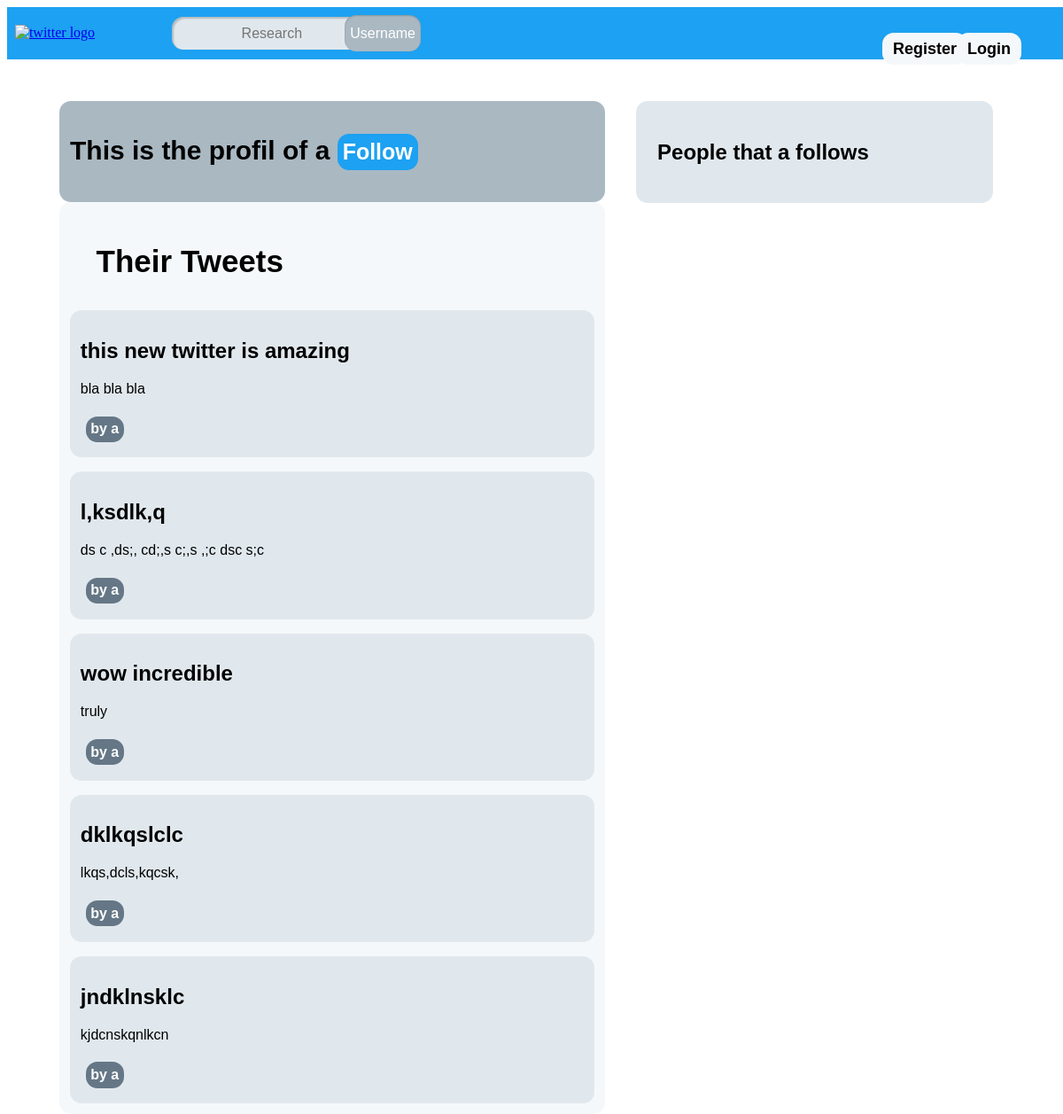
/user_profile/a, run on the app's committed database.
### twitter_app/model.py (models this page shows)
class Tweet(db.Model):
    __tablename__ = "tweet"
    id = db.Column(db.Integer, primary_key=True)
    uid = db.Column(db.Integer, db.ForeignKey("user.id"), nullable=False)
    title = db.Column(db.String(256))
    content = db.Column(db.String(2048))
    date = db.Column(db.Date)

### twitter_app/main.py (the view)
@main.route('/user_profile/<user>')
def user_profile(user):
    id_u = user_by_name[user]['id']
    if g.user:
        if g.user.id == id_u:
            return redirect(url_for('main.profile'))
    isUser = False
    isfollowing = False
    if g.user:
        isUser = True
        if follows.has_edge(g.user.id,id_u):
            isfollowing = True
    following = []
    if id_u in follows:
        f = list(map(int, follows.neighbors(id_u)))
        following = f
    tweets = Tweet.query.filter_by(uid = id_u).order_by(Tweet.id.desc()).all()
    return render_template('user_profile.html', name=user, tweets = tweets, user_by_id = user_by_id, user_by_name = user_by_name, following = following, isfollowing = isfollowing, isUser = isUser)

### twitter_app/auth.py (called while the page is built)
@auth.before_app_request
def load_logged_in_user():
    user_id = session.get('user_id')
    if user_id is None:
        g.user = None
    else:
        g.user = User.query.filter_by(id=user_id).first()

### twitter_app/templates/user_profile.html (shortened to what this page needs)
<!DOCTYPE html>
<html>
<head>
    <link rel="stylesheet" href="{{ url_for('static', filename='style.css') }}" />
</head>
<div class="head1">
  <table>
    <tr>
      <td> <a href="{{ url_for('main.index') }}"  > <img src="{{ url_for('static', filename='t.png') }}" width="20%" alt="twitter logo"> </a></td>
      <td>
        <form action="/find_someone/index" method="post">
        <input class="bouton4" name="username"  placeholder="Research" id="username" value="{{ request.form['username'] }}">
        <input class="bouton5" type="submit" placeholder="Username" value="Username">
      </td>
      {% if isUser %}
      <td> <a href="{{ url_for('main.feed') }}"  >
        <p class="bouton3"> My Feed </p></a>
      </td>
      <td> <a href="{{ url_for('main.profile') }}"  >
          <p class="bouton1"> Profile </p></a>
      </td>
      <td> <a href="{{ url_for('auth.logout') }}"  >
          <p class="bouton2"> Log-out </p></a>
      </td>
    </tr>
    {% else %}
          <td> <a href="{{ url_for('auth.register') }}"  >
              <p class="bouton1"> Register </p></a>
          </td>
          <td> <a href="{{ url_for('auth.login') }}"  >
              <p class="bouton2"> Login </p></a>
          </td>
      </tr>
    {% endif %}
  </table>
</div>
<div>
<article class="profileBox">
<h1 class="title">
        This is the profil of {{ name }}
        {%if not isfollowing%}
        <small><a class="followButton" href="{{ url_for('main.follow_someone', uid2 = user_by_name[name]['id']) }}">Follow</a></small>
        {%endif%}
</h1>
</article>
<div class="leftBox">
  <p class="indent"> Their Tweets </p>
  {% for tweet in tweets %}</p>
  <article class="box">
    <header>
      <div>
        <h1>{{ tweet['title'] }}</h1>
      </div>
    </header>
    <p class="body">{{ tweet.content }}</p>
    <div class="about">by {{ name }} </div>
  </article>
  {% endfor %}
</div>
<article class="friend">
  <div>
  <h2>People that {{name}} follows </h2>
  </div>
</article>
</body>
</html>

### twitter_app/static/style.css (style rules this page uses)
.head1 { background: #1DA1F2 ; height: 2%; width: 100%; margin: 0; padding: 0.5%; }
.bouton4 { font-family: arial; color: black; font-size: 16px; line-height: 25px; background-color:#E1E8ED ; margin: 0 auto; display: inline-block; border: none; text-decoration: none; text-align: center; border-radius: 13px 13px 13px 13px; font-weight: normal; position: relative; width: 202px; left : 25%; padding: 6px 27px 6px 12px; box-shadow: 2px 2px 2px rgba(0, 0, 0, 0.2) inset; }
.bouton5 { font-family : arial; font-size: 16px; line-height: 39px; color: white; border-radius: 13px 13px 13px 13px; background-color: #AAB8C2; margin: 0 auto; display: inline-block; border: none; text-decoration: none; text-align: center; font-weight: normal; position: relative; left : 10%; box-shadow: 0px 1px 2px rgba(0, 0, 0, 0.2) inset; }
.bouton1 { font-family: arial; font-size : 18px; margin-top: 0px; line-height: 12px; font-weight: bold; color: black; position: absolute; left : 83%; background-color: #F5F8FA; padding: 1% 1%; text-align: center; text-decoration: none; display: inline-block; border-radius: 13px 13px 13px 13px; }
.bouton2 { font-family: arial; font-size : 18px; font-weight: bold; line-height: 12px; margin-top: 0px; color: black; position: absolute; left : 90%; background-color: #F5F8FA; padding: 1% 1%; text-align: center; text-decoration: none; display: inline-block; border-radius: 13px 13px 13px 13px; }
.indent { font-size: 35px; font-weight: bold; text-indent : 5%; }
.box { font-family: arial; width: 96%; border-radius: 13px 13px 13px 13px; margin-top:auto; margin-left: auto; margin-right: auto; padding: 2% 2% 2% 2%; position:center; background-color: #E1E8ED; }
.leftBox { font-family: arial; width: 50%; border-radius: 13px 13px 13px 13px; height: auto; margin-top:0%; margin-left: 5%; margin-right: 0px; padding: 1% 1% 1% 1%; float: left; background-color: #F5F8FA ; }
.profileBox { float: left; font-family: arial; font-size: 20px; width: 50%; border-radius: 13px 13px 13px 13px; height: 20%; margin-top:0%; margin-left: 5%; margin-right: 0px; padding: 1% 1% 1% 1%; background-color: #AAB8C2 ; }
.about { font-weight: bold; font-family: arial; background-color:#657786; color: white; padding: 1% 1%; text-align: center; text-decoration: none; display: inline-block; border-radius: 13px 13px 13px 13px; margin: 1%; }
.followButton { font-weight: bold; font-family: arial; background-color:#1DA1F2; color: white; padding: 1% 1%; text-align: center; text-decoration: none; display: inline-block; border-radius: 13px 13px 13px 13px; margin: 0 auto; }
.friend { display: flex; font-family: arial; width: 30%; margin-left: 60%; margin-top: 4%; border-radius: 13px 13px 13px 13px; height: auto; padding: 2% 2% 2% 2%; background-color: #E1E8ED; margin-right: 0px; position: center; display: block; }

### data on the page
Tweet: title "this new twitter is amazing", content "bla bla bla", name "a"
Tweet: title "l,ksdlk,q", content "ds c ,ds;, cd;,s c;,s ,;c dsc s;c", name "a"
Tweet: title "wow incredible", content "truly", name "a"
Tweet: title "dklkqslclc", content "lkqs,dcls,kqcsk,", name "a"
Tweet: title "jndklnsklc", content "kjdcnskqnlkcn", name "a"

### other printed values
{{ name }} "a"
